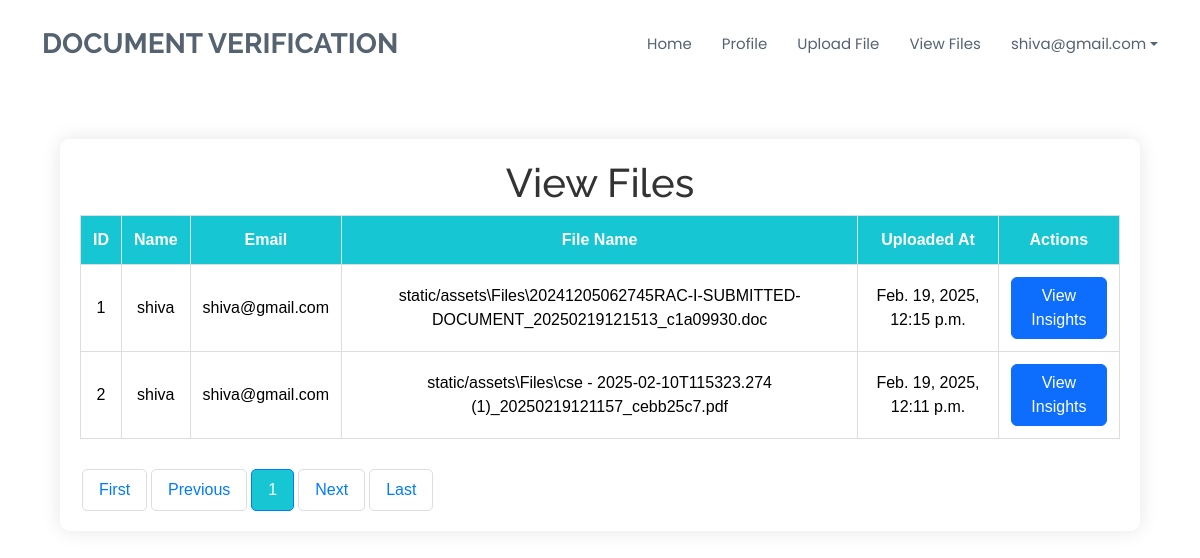
The app's page /viewfiles/ (signed in) with its own data.
### app/models.py (models this page shows, shortened)
class UserModel(models.Model):
    username = models.CharField(max_length=255)
    email = models.EmailField(max_length=255, unique=True)
    password = models.CharField(max_length=255)
    otp = models.IntegerField(null=True)
    is_admin = models.BooleanField(default=False)
    class Meta:
        db_table = "UserModel"  # Optional, but can be used to specify the table name

class UploadFileModel(models.Model):
    file = models.FileField(upload_to=os.path.join('static/assets' 'Files'))
    uploaded_at = models.DateTimeField(auto_now_add=True)
    user = models.ForeignKey(UserModel, on_delete=models.CASCADE)
    filename = models.CharField(max_length=100)
    datahash = models.TextField(null=True)
    is_duplicate = models.BooleanField(default=False)
    similarity = models.FloatField(default=0.0)
    insights_path = models.CharField(max_length=500, blank=True, null=True)
    status = models.CharField(
        max_length=20,
        choices=[("Pending", "Pending"), ("Accepted", "Accepted"), ("Rejected", "Rejected")],
        default="Pending",
    )
    class Meta:
        db_table = "UploadFileModel"  # Optional, but can be used to specify the

### app/views.py (the view)
# urls.py: path('viewfiles/', views.viewfiles, name='viewfiles'),
def viewfiles(request):
    email = request.session.get("email")  # Get email from session
    if not email:
        return redirect("login")  # Redirect if no email in session
    try:
        user = UserModel.objects.get(email=email)
    except UserModel.DoesNotExist:
        return redirect("login")
    files = UploadFileModel.objects.filter(user=user, is_duplicate=False).exclude(status="Rejected").order_by("-uploaded_at")
    paginator = Paginator(files, 4)
    page_number = request.GET.get("page")
    page_data = paginator.get_page(page_number)
    return render(request, "viewfiles.html", {"data": page_data, "email": email})

### templates/viewfiles.html (shortened to what this page needs)
{% extends "home.html" %}
{% block content %}
<head>
</head>
<body>
    <div class="containr">
        <h1> View Files </h1>
        <div class="table-responsive">
            <table>
                <thead>
                    <tr>
                        <th>ID</th>
                        <th>Name</th>
                        <th>Email</th>
                        <th>File Name</th>
                        <th>Uploaded At</th>
                        <th>Actions</th>
                    </tr>
                </thead>
                <tbody>
                    {% if data %}
                    {% for i in data %}
                    <tr>
                        <td>{{ forloop.counter }}</td>
                        <td>{{ i.user.username }}</td>
                        <td>{{ i.user.email }}</td>
                        <td>{{ i.file }}</td>
                        <td>{{ i.uploaded_at }}</td>
                        {% if i.user.email == email %}
                            <td><a href="{% url 'insight' i.id %}" class="btn btn-primary">View Insights</a>
                            </td>
                        {% else %}
                            <td><a href="{% url 'sendrequest' i.id %}" class="btn btn-primary">Send Request</a></td>
                        {% endif %}
                    </tr>
                    {% endfor %}
                    {% else %}
                    <tr>
                        <td colspan="6">No files found.</td>
                    </tr>
                    {% endif %}
                </tbody>
            </table>
        </div>
        <div class="pagination">
            <a href="?page=1">First</a>
            <a href="?page={% if data.number > 1 %}{{ data.previous_page_number }}{% else %}1{% endif %}">Previous</a>
            {% for num in data.paginator.page_range %}
                {% if data.number == num %}
                    <a href="?page={{ num }}" class="active">{{ num }}</a>
                {% else %}
                    <a href="?page={{ num }}">{{ num }}</a>
                {% endif %}
            {% endfor %}
            <a href="?page={% if data.number < data.paginator.num_pages %}{{ data.next_page_number }}{% else %}{{ data.paginator.num_pages }}{% endif %}">Next</a>
            <a href="?page={{ data.paginator.num_pages }}">Last</a>
        </div>
    </div>
</body>
{% endblock %}

### templates/home.html (shortened to what this page needs)
{% extends "index.html" %}
{% block nav %}
  <header id="header" class="header d-flex align-items-center sticky-top">
    <div class="container-fluid container-xl position-relative d-flex align-items-center">
      <a href="index.html" class="logo d-flex align-items-center me-auto">
        <h1 class="sitename">Document Verification</h1>
      </a>
      <nav id="navmenu" class="navmenu">
        <ul>
          <li><a href="{% url 'home' %}" >Home</a></li>
          <li><a href="{% url 'profile' %}">Profile</a></li>
          <li><a href="{% url 'uploadfiles' %}">Upload File</a></li>
          <li><a href="{% url 'viewfiles' %}">View Files</a></li>
          <li class="nav-item dropdown">
            <a class="nav-link dropdown-toggle" href="#" id="userDropdown" role="button" data-bs-toggle="dropdown" aria-expanded="false">
              {{ email }}
            </a>
          </li>
        </ul>
      </nav>
    </div>
  </header>
{% block content %}{% endblock %}
{% endblock %}

### css/main.css (style rules this page uses)
:root { --default-font: "Roboto", system-ui, -apple-system, "Segoe UI", Roboto, "Helvetica Neue", Arial, "Noto Sans", "Liberation Sans", sans-serif, "Apple Color Emoji", "Segoe UI Emoji", "Segoe UI Symbol", "Noto Color Emoji"; --heading-font: "Raleway", sans-serif; --nav-font: "Poppins", sans-serif; }
:root { --background-color: #ffffff; --default-color: #444444; --heading-color: #556270; --accent-color: #d9232d; --surface-color: #ffffff; --contrast-color: #ffffff; }
:root { --nav-color: #556270; --nav-hover-color: #d9232d; --nav-mobile-background-color: #ffffff; --nav-dropdown-background-color: #ffffff; --nav-dropdown-color: #556270; --nav-dropdown-hover-color: #d9232d; }
:root { scroll-behavior: smooth; }
body { color: var(--default-color); background-color: var(--background-color); font-family: var(--default-font); }
a { color: var(--accent-color); text-decoration: none; transition: 0.3s; }
h1, h2, h3, h4, h5, h6 { color: var(--heading-color); font-family: var(--heading-font); }
.header { color: var(--default-color); background-color: var(--background-color); padding: 15px 0; transition: all 0.5s; z-index: 997; }
.header .logo { line-height: 1; }
.header .logo h1 { font-size: 28px; margin: 0; font-weight: 700; color: var(--heading-color); text-transform: uppercase; }
@media (max-width: 1200px) { .header .logo { order: 1; } }
@media (max-width: 1200px) { .header .navmenu { order: 3; } }
@media (min-width: 1200px) { .navmenu { padding: 0; } }
@media (min-width: 1200px) { .navmenu ul { margin: 0; padding: 0; display: flex; list-style: none; align-items: center; } }
@media (min-width: 1200px) { .navmenu li { position: relative; } }
@media (min-width: 1200px) { .navmenu a, .navmenu a:focus { color: var(--nav-color); padding: 18px 15px; font-size: 15px; font-family: var(--nav-font); font-weight: 400; display: flex; align-items: center; justify-content: space-between; white-space: nowrap; transition: 0.3s; } }
@media (min-width: 1200px) { .navmenu li:last-child a { padding-right: 0; } }

### templates/viewfiles.html (style rules this page uses)
body { font-family: Arial, sans-serif; background-size: cover; margin: 0; padding: 0; }
.containr { width: 90%; margin: 50px auto; background-color: rgba(255, 255, 255, 0.9); padding: 20px; border-radius: 10px; box-shadow: 0px 0px 20px rgba(0, 0, 0, 0.1); margin-bottom: 150px; }
h1 { text-align: center; color: #333; }
.table-responsive { max-width: 100%; overflow-x: auto; }
table { width: 100%; border-collapse: collapse; margin-bottom: 20px; }
table, th, td { border: 1px solid #ddd; }
td { color: black; }
th, td { padding: 12px; text-align: center; }
th { background-color: #16c6d3; color: white; }
.pagination { text-align: center; margin-top: 10px; }
.pagination a { color: #007bff; padding: 8px 16px; text-decoration: none; border: 1px solid #ddd; margin: 0 2px; border-radius: 5px; }
.pagination a.active { background-color: #16c6d3; color: white; border: 1px solid #007bff; }

### records on screen
UserModel: email "shiva@gmail.com"
UploadFileModel: user.username "shiva", user.email "shiva@gmail.com", file "static/assets\\Files\\20241205062745RAC-I-SUBMITTED-DOCUMENT_20250219121513_c1a09930.doc", uploaded_at "Feb. 19, 2025, 12:15 p.m.", shows "View Insights"
UploadFileModel: user.username "shiva", user.email "shiva@gmail.com", file "static/assets\\Files\\cse - 2025-02-10T115323.274 (1)_20250219121157_cebb25c7.pdf", uploaded_at "Feb. 19, 2025, 12:11 p.m.", shows "View Insights"

### other values on screen
{{ num }} "1"
